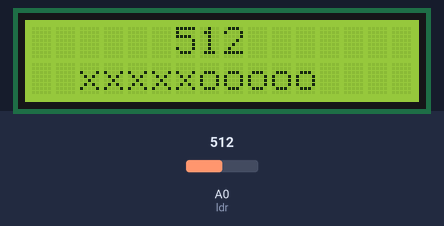
A sketch run on a simulated Arduino Uno, built with avr-gcc and run on an emulated ATmega328P. On the bench: 16×2 character LCD. Inputs (shaded band) come from the test bench; at power-on: A0 (ldr) = 512.

Above: at 1.2 s.
1.3 s: A0 (ldr) set to 716
At 2.4 s:
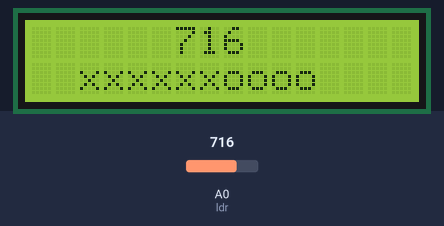
2.8 s: A0 (ldr) set to 900
At 3.3 s:
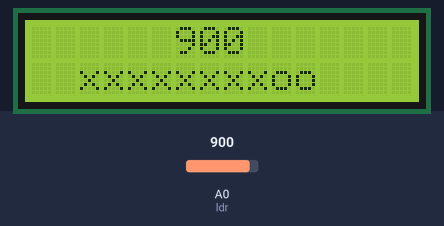
4.3 s: A0 (ldr) set to 1023
At 5.4 s:
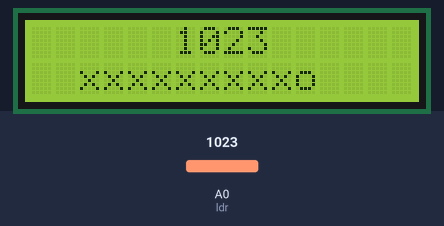
5.8 s: A0 (ldr) set to 511
At 7.0 s:
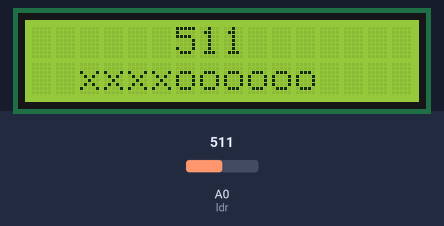
7.3 s: A0 (ldr) set to 306
At 8.0 s:
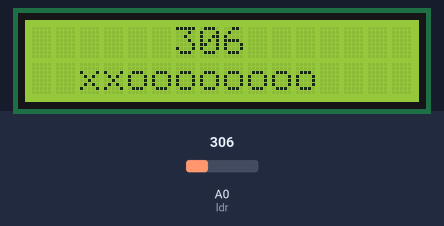
8.8 s: A0 (ldr) set to 122
At 10.1 s:
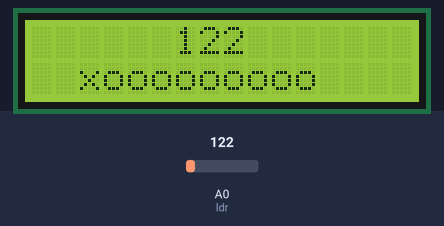
Timing chart, 0 to 11.3 s (numbered marks = the images above; inputs shaded):
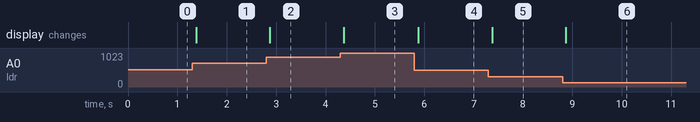

Measured:
- after the input at 1.3 s, the display: changes after 0.08 s (image 1)
- after the input at 2.8 s, the display: changes after 0.07 s (image 2)
- after the input at 4.3 s, the display: changes after 0.07 s (image 3)
- after the input at 5.8 s, the display: changes after 0.08 s (image 4)
- after the input at 7.3 s, the display: changes after 0.07 s (image 5)
- after the input at 8.8 s, the display: changes after 0.07 s (image 6)

The sketch:

lcd___progressbar.ino
```cpp
////////\////////////////\\////////////\/////
// by MAZILLO. https://github.com/mazillo7 //
///\///////////////////\///////////////////\/
#include <Wire.h>
#include <LiquidCrystal_I2C.h>
LiquidCrystal_I2C lcd(0x3F, 16, 2); // индивидуальные настройки

int ldr = 0; // pin A0(аналоговый!!!)
double l = 1; // значение люкс(lux)
int prgs = 0; // процентов прогресса
int prec = 0; // десятки процентов прогресса
int pb[10]; // прогресс бар

void setup() {
  Wire.begin();
  lcd.begin();
}

void loop() {
    lcd.setCursor(6, 0); // str 0, box 7
    l=analogRead(ldr); // lux
    lcd.print(int(l)); // Выводим численное значение
     lcd.print(" "); // для обнуления ячейки 3-его числа на пробел

    prgs=l/1024*100; //процент освещения
    prec=prgs/10; //десятки процентов освещения (они int)
     for(int i =0; i<10; i++){ // конвертация переменной prec в массив pb
      if(prec==0){ // стоит в начале, что бы при prec=0 не выполнялось действие.
         break;
        }
      prec=prec-1; // перемещаем одну единичку из prec в массив pb, пока prec!=0
      pb[i]=1;
     }

    lcd.setCursor(2, 1);  // str 1 box 4
    // lcd.print("|"); // МОЖНО УБРАТЬ
    for(int i =0; i<10; i++){ // замена единиц и нулей на символы
     if(pb[i]==1){
        lcd.print("x"); // i2c модуль не любит такие символы, как ■.
        //  Для progress bar'a лучше использовать одинаковые по ширине символы, хоть на lcd это роли не играет. Во имя эстетичности, естественно..
     }
      else{
          lcd.print("o"); //вместо символа можно оставить пробел. Но нужно добавить в начале и конце границы шкалы. Я это сделал за вас
      }
    }
    // lcd.print("|"); // МОЖНО УБРАТЬ
    for(int i=0; i<10; i++){ // обнуление массива pb
      pb[i]=0;
    }

delay(50); // Частота обновления. Меньше не имеет смысла.

}
```
